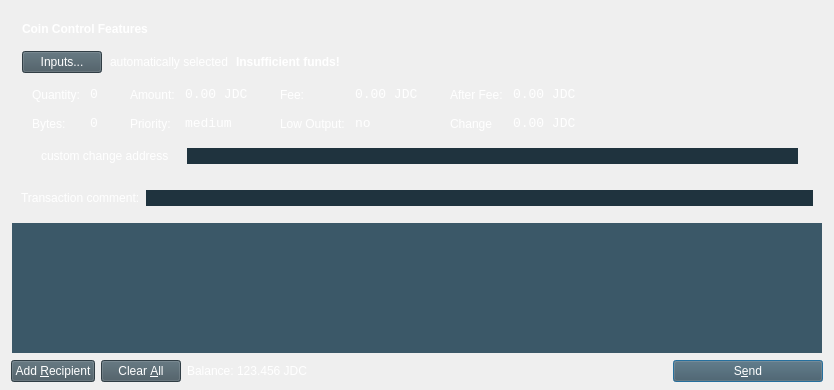
<?xml version="1.0" encoding="UTF-8"?>
<ui version="4.0">
 <class>SendCoinsDialog</class>
 <widget class="QDialog" name="SendCoinsDialog">
  <property name="geometry">
   <rect>
    <x>0</x>
    <y>0</y>
    <width>831</width>
    <height>390</height>
   </rect>
  </property>
  <property name="windowTitle">
   <string>Send Coins</string>
  </property>
  <property name="styleSheet">
   <string notr="true">
    SendCoinsDialog {background:transparent; color:white;}
    QPushButton {background-color:rgb(69, 87, 96); color:white;}
    QLabel {background-color:transparent; color:white;}
    QFrame {background-color:transparent; color:white;}
    QCheckBox {background-color:transparent; color:white;}
    QLineEdit {background-color:#1f333e; color:white; border: none;}
    QToolTip {background-color:#1f333e; color:white; border-style: none;}
   </string>
  </property>
  <layout class="QVBoxLayout" name="verticalLayout">
   <property name="bottomMargin">
    <number>8</number>
   </property>
   <item>
    <widget class="QFrame" name="frameCoinControl">
     <property name="sizePolicy">
      <sizepolicy hsizetype="Expanding" vsizetype="Expanding">
       <horstretch>0</horstretch>
       <verstretch>0</verstretch>
      </sizepolicy>
     </property>
     <property name="maximumSize">
      <size>
       <width>16777215</width>
       <height>16777215</height>
      </size>
     </property>
     <property name="frameShape">
      <enum>QFrame::StyledPanel</enum>
     </property>
     <property name="frameShadow">
      <enum>QFrame::Sunken</enum>
     </property>
     <layout class="QVBoxLayout" name="verticalLayoutCoinControl2">
      <property name="spacing">
       <number>6</number>
      </property>
      <property name="leftMargin">
       <number>0</number>
      </property>
      <property name="topMargin">
       <number>0</number>
      </property>
      <property name="rightMargin">
       <number>0</number>
      </property>
      <property name="bottomMargin">
       <number>6</number>
      </property>
      <item>
       <layout class="QVBoxLayout" name="verticalLayoutCoinControl" stretch="0,0,0,0,1">
        <property name="spacing">
         <number>0</number>
        </property>
        <property name="leftMargin">
         <number>10</number>
        </property>
        <property name="topMargin">
         <number>10</number>
        </property>
        <item>
         <layout class="QHBoxLayout" name="horizontalLayoutCoinControl1">
          <property name="bottomMargin">
           <number>15</number>
          </property>
          <item>
           <widget class="QLabel" name="labelCoinControlFeatures">
            <property name="sizePolicy">
             <sizepolicy hsizetype="Preferred" vsizetype="Maximum">
              <horstretch>0</horstretch>
              <verstretch>0</verstretch>
             </sizepolicy>
            </property>
            <property name="font">
             <font>
              <weight>75</weight>
              <bold>true</bold>
             </font>
            </property>
            <property name="text">
             <string>Coin Control Features</string>
            </property>
           </widget>
          </item>
         </layout>
        </item>
        <item>
         <layout class="QHBoxLayout" name="horizontalLayoutCoinControl2" stretch="0,0,0,0">
          <property name="spacing">
           <number>8</number>
          </property>
          <property name="bottomMargin">
           <number>10</number>
          </property>
          <item>
           <widget class="QPushButton" name="pushButtonCoinControl">
            <property name="text">
             <string>Inputs...</string>
            </property>
           </widget>
          </item>
          <item>
           <widget class="QLabel" name="labelCoinControlAutomaticallySelected">
            <property name="text">
             <string>automatically selected</string>
            </property>
            <property name="margin">
             <number>5</number>
            </property>
           </widget>
          </item>
          <item>
           <widget class="QLabel" name="labelCoinControlInsuffFunds">
            <property name="font">
             <font>
              <weight>75</weight>
              <bold>true</bold>
             </font>
            </property>
            <property name="text">
             <string>Insufficient funds!</string>
            </property>
            <property name="margin">
             <number>5</number>
            </property>
           </widget>
          </item>
          <item>
           <spacer name="horizontalSpacerCoinControl">
            <property name="orientation">
             <enum>Qt::Horizontal</enum>
            </property>
            <property name="sizeHint" stdset="0">
             <size>
              <width>40</width>
              <height>1</height>
             </size>
            </property>
           </spacer>
          </item>
         </layout>
        </item>
        <item>
         <widget class="QWidget" name="widgetCoinControl" native="true">
          <property name="sizePolicy">
           <sizepolicy hsizetype="Preferred" vsizetype="Preferred">
            <horstretch>0</horstretch>
            <verstretch>0</verstretch>
           </sizepolicy>
          </property>
          <property name="minimumSize">
           <size>
            <width>0</width>
            <height>0</height>
           </size>
          </property>
          <layout class="QHBoxLayout" name="horizontalLayoutCoinControl5">
           <property name="leftMargin">
            <number>0</number>
           </property>
           <property name="topMargin">
            <number>0</number>
           </property>
           <property name="rightMargin">
            <number>0</number>
           </property>
           <property name="bottomMargin">
            <number>0</number>
           </property>
           <item>
            <layout class="QHBoxLayout" name="horizontalLayoutCoinControl3" stretch="0,0,0,1">
             <property name="spacing">
              <number>20</number>
             </property>
             <property name="topMargin">
              <number>0</number>
             </property>
             <property name="bottomMargin">
              <number>10</number>
             </property>
             <item>
              <layout class="QFormLayout" name="formLayoutCoinControl1">
               <property name="horizontalSpacing">
                <number>10</number>
               </property>
               <property name="verticalSpacing">
                <number>14</number>
               </property>
               <property name="leftMargin">
                <number>10</number>
               </property>
               <property name="topMargin">
                <number>4</number>
               </property>
               <property name="rightMargin">
                <number>6</number>
               </property>
               <item row="0" column="0">
                <widget class="QLabel" name="labelCoinControlQuantityText">
                 <property name="text">
                  <string>Quantity:</string>
                 </property>
                 <property name="margin">
                  <number>0</number>
                 </property>
                </widget>
               </item>
               <item row="0" column="1">
                <widget class="QLabel" name="labelCoinControlQuantity">
                 <property name="font">
                  <font>
                   <family>Monospace</family>
                   <pointsize>10</pointsize>
                  </font>
                 </property>
                 <property name="cursor">
                  <cursorShape>IBeamCursor</cursorShape>
                 </property>
                 <property name="contextMenuPolicy">
                  <enum>Qt::ActionsContextMenu</enum>
                 </property>
                 <property name="text">
                  <string>0</string>
                 </property>
                 <property name="margin">
                  <number>0</number>
                 </property>
                 <property name="textInteractionFlags">
                  <set>Qt::LinksAccessibleByMouse|Qt::TextSelectableByKeyboard|Qt::TextSelectableByMouse</set>
                 </property>
                </widget>
               </item>
               <item row="1" column="0">
                <widget class="QLabel" name="labelCoinControlBytesText">
                 <property name="text">
                  <string>Bytes:</string>
                 </property>
                </widget>
               </item>
               <item row="1" column="1">
                <widget class="QLabel" name="labelCoinControlBytes">
                 <property name="font">
                  <font>
                   <family>Monospace</family>
                   <pointsize>10</pointsize>
                  </font>
                 </property>
                 <property name="cursor">
                  <cursorShape>IBeamCursor</cursorShape>
                 </property>
                 <property name="contextMenuPolicy">
                  <enum>Qt::ActionsContextMenu</enum>
                 </property>
                 <property name="text">
                  <string>0</string>
                 </property>
                 <property name="textInteractionFlags">
                  <set>Qt::LinksAccessibleByMouse|Qt::TextSelectableByKeyboard|Qt::TextSelectableByMouse</set>
                 </property>
                </widget>
               </item>
              </layout>
             </item>
             <item>
              <layout class="QFormLayout" name="formLayoutCoinControl2">
               <property name="horizontalSpacing">
                <number>10</number>
               </property>
               <property name="verticalSpacing">
                <number>14</number>
               </property>
               <property name="leftMargin">
                <number>6</number>
               </property>
               <property name="topMargin">
                <number>4</number>
               </property>
               <property name="rightMargin">
                <number>6</number>
               </property>
               <item row="0" column="0">
                <widget class="QLabel" name="labelCoinControlAmountText">
                 <property name="text">
                  <string>Amount:</string>
                 </property>
                 <property name="margin">
                  <number>0</number>
                 </property>
                </widget>
               </item>
               <item row="0" column="1">
                <widget class="QLabel" name="labelCoinControlAmount">
                 <property name="font">
                  <font>
                   <family>Monospace</family>
                   <pointsize>10</pointsize>
                  </font>
                 </property>
                 <property name="cursor">
                  <cursorShape>IBeamCursor</cursorShape>
                 </property>
                 <property name="contextMenuPolicy">
                  <enum>Qt::ActionsContextMenu</enum>
                 </property>
                 <property name="text">
                  <string>0.00 JDC</string>
                 </property>
                 <property name="textInteractionFlags">
                  <set>Qt::LinksAccessibleByMouse|Qt::TextSelectableByKeyboard|Qt::TextSelectableByMouse</set>
                 </property>
                </widget>
               </item>
               <item row="1" column="0">
                <widget class="QLabel" name="labelCoinControlPriorityText">
                 <property name="text">
                  <string>Priority:</string>
                 </property>
                </widget>
               </item>
               <item row="1" column="1">
                <widget class="QLabel" name="labelCoinControlPriority">
                 <property name="font">
                  <font>
                   <family>Monospace</family>
                   <pointsize>10</pointsize>
                  </font>
                 </property>
                 <property name="cursor">
                  <cursorShape>IBeamCursor</cursorShape>
                 </property>
                 <property name="contextMenuPolicy">
                  <enum>Qt::ActionsContextMenu</enum>
                 </property>
                 <property name="text">
                  <string>medium</string>
                 </property>
                 <property name="textInteractionFlags">
                  <set>Qt::LinksAccessibleByMouse|Qt::TextSelectableByKeyboard|Qt::TextSelectableByMouse</set>
                 </property>
                </widget>
               </item>
              </layout>
             </item>
             <item>
              <layout class="QFormLayout" name="formLayoutCoinControl3">
               <property name="horizontalSpacing">
                <number>10</number>
               </property>
               <property name="verticalSpacing">
                <number>14</number>
               </property>
               <property name="leftMargin">
                <number>6</number>
               </property>
               <property name="topMargin">
                <number>4</number>
               </property>
               <property name="rightMargin">
                <number>6</number>
               </property>
               <item row="0" column="0">
                <widget class="QLabel" name="labelCoinControlFeeText">
                 <property name="text">
                  <string>Fee:</string>
                 </property>
                 <property name="margin">
                  <number>0</number>
                 </property>
                </widget>
               </item>
               <item row="0" column="1">
                <widget class="QLabel" name="labelCoinControlFee">
                 <property name="font">
                  <font>
                   <family>Monospace</family>
                   <pointsize>10</pointsize>
                  </font>
                 </property>
                 <property name="cursor">
                  <cursorShape>IBeamCursor</cursorShape>
                 </property>
                 <property name="contextMenuPolicy">
                  <enum>Qt::ActionsContextMenu</enum>
                 </property>
                 <property name="text">
                  <string>0.00 JDC</string>
                 </property>
                 <property name="textInteractionFlags">
                  <set>Qt::LinksAccessibleByMouse|Qt::TextSelectableByKeyboard|Qt::TextSelectableByMouse</set>
                 </property>
                </widget>
               </item>
               <item row="1" column="0">
                <widget class="QLabel" name="labelCoinControlLowOutputText">
                 <property name="text">
                  <string>Low Output:</string>
                 </property>
                </widget>
               </item>
               <item row="1" column="1">
                <widget class="QLabel" name="labelCoinControlLowOutput">
                 <property name="font">
                  <font>
                   <family>Monospace</family>
                   <pointsize>10</pointsize>
                  </font>
                 </property>
                 <property name="cursor">
                  <cursorShape>IBeamCursor</cursorShape>
                 </property>
                 <property name="contextMenuPolicy">
                  <enum>Qt::ActionsContextMenu</enum>
                 </property>
                 <property name="text">
                  <string>no</string>
                 </property>
                 <property name="textInteractionFlags">
                  <set>Qt::LinksAccessibleByMouse|Qt::TextSelectableByKeyboard|Qt::TextSelectableByMouse</set>
                 </property>
                </widget>
               </item>
              </layout>
             </item>
             <item>
              <layout class="QFormLayout" name="formLayoutCoinControl4">
               <property name="horizontalSpacing">
                <number>10</number>
               </property>
               <property name="verticalSpacing">
                <number>14</number>
               </property>
               <property name="leftMargin">
                <number>6</number>
               </property>
               <property name="topMargin">
                <number>4</number>
               </property>
               <property name="rightMargin">
                <number>6</number>
               </property>
               <item row="0" column="0">
                <widget class="QLabel" name="labelCoinControlAfterFeeText">
                 <property name="text">
                  <string>After Fee:</string>
                 </property>
                 <property name="margin">
                  <number>0</number>
                 </property>
                </widget>
               </item>
               <item row="0" column="1">
                <widget class="QLabel" name="labelCoinControlAfterFee">
                 <property name="font">
                  <font>
                   <family>Monospace</family>
                   <pointsize>10</pointsize>
                  </font>
                 </property>
                 <property name="cursor">
                  <cursorShape>IBeamCursor</cursorShape>
                 </property>
                 <property name="contextMenuPolicy">
                  <enum>Qt::ActionsContextMenu</enum>
                 </property>
                 <property name="text">
                  <string>0.00 JDC</string>
                 </property>
                 <property name="textInteractionFlags">
                  <set>Qt::LinksAccessibleByMouse|Qt::TextSelectableByKeyboard|Qt::TextSelectableByMouse</set>
                 </property>
                </widget>
               </item>
               <item row="1" column="0">
                <widget class="QLabel" name="labelCoinControlChangeText">
                 <property name="text">
                  <string>Change</string>
                 </property>
                </widget>
               </item>
               <item row="1" column="1">
                <widget class="QLabel" name="labelCoinControlChange">
                 <property name="font">
                  <font>
                   <family>Monospace</family>
                   <pointsize>10</pointsize>
                  </font>
                 </property>
                 <property name="cursor">
                  <cursorShape>IBeamCursor</cursorShape>
                 </property>
                 <property name="contextMenuPolicy">
                  <enum>Qt::ActionsContextMenu</enum>
                 </property>
                 <property name="text">
                  <string>0.00 JDC</string>
                 </property>
                 <property name="textInteractionFlags">
                  <set>Qt::LinksAccessibleByMouse|Qt::TextSelectableByKeyboard|Qt::TextSelectableByMouse</set>
                 </property>
                </widget>
               </item>
              </layout>
             </item>
            </layout>
           </item>
          </layout>
         </widget>
        </item>
        <item>
         <layout class="QHBoxLayout" name="horizontalLayoutCoinControl4" stretch="0,0,0">
          <property name="spacing">
           <number>12</number>
          </property>
          <property name="sizeConstraint">
           <enum>QLayout::SetDefaultConstraint</enum>
          </property>
          <property name="topMargin">
           <number>5</number>
          </property>
          <property name="rightMargin">
           <number>5</number>
          </property>
          <item>
           <widget class="QCheckBox" name="checkBoxCoinControlChange">
            <property name="text">
             <string>custom change address</string>
            </property>
           </widget>
          </item>
          <item>
           <widget class="QLineEdit" name="lineEditCoinControlChange">
            <property name="enabled">
             <bool>false</bool>
            </property>
            <property name="sizePolicy">
             <sizepolicy hsizetype="Expanding" vsizetype="Fixed">
              <horstretch>0</horstretch>
              <verstretch>0</verstretch>
             </sizepolicy>
            </property>
           </widget>
          </item>
          <item>
           <widget class="QLabel" name="labelCoinControlChangeLabel">
            <property name="sizePolicy">
             <sizepolicy hsizetype="Preferred" vsizetype="Expanding">
              <horstretch>0</horstretch>
              <verstretch>0</verstretch>
             </sizepolicy>
            </property>
            <property name="minimumSize">
             <size>
              <width>0</width>
              <height>0</height>
             </size>
            </property>
            <property name="text">
             <string/>
            </property>
            <property name="margin">
             <number>3</number>
            </property>
           </widget>
          </item>
         </layout>
        </item>
        <item>
         <spacer name="verticalSpacerCoinControl">
          <property name="orientation">
           <enum>Qt::Vertical</enum>
          </property>
          <property name="sizeHint" stdset="0">
           <size>
            <width>800</width>
            <height>1</height>
           </size>
          </property>
         </spacer>
        </item>
       </layout>
      </item>
     </layout>
    </widget>
   </item>
   <item>
    <widget class="QFrame" name="horizontalFrame">
     <property name="frameShape">
      <enum>QFrame::StyledPanel</enum>
     </property>
     <property name="frameShadow">
      <enum>QFrame::Sunken</enum>
     </property>
     <layout class="QHBoxLayout" name="horizontalLayout_3">
      <item>
       <widget class="QLabel" name="label_2">
        <property name="text">
         <string>Transaction comment:</string>
        </property>
       </widget>
      </item>
      <item>
       <widget class="QLineEdit" name="editTxComment">
       </widget>
      </item>
     </layout>
    </widget>
   </item>
   <item>
    <widget class="QScrollArea" name="scrollArea">
     <property name="widgetResizable">
      <bool>true</bool>
     </property>
     <widget class="QWidget" name="scrollAreaWidgetContents">
      <property name="geometry">
       <rect>
        <x>0</x>
        <y>0</y>
        <width>666</width>
        <height>136</height>
       </rect>
      </property>
      <property name="styleSheet">
       <string notr="true">background-color:rgb(59, 88, 104);</string>
      </property>
      <layout class="QVBoxLayout" name="verticalLayout_2">
       <property name="leftMargin">
        <number>0</number>
       </property>
       <property name="topMargin">
        <number>0</number>
       </property>
       <property name="rightMargin">
        <number>0</number>
       </property>
       <property name="bottomMargin">
        <number>0</number>
       </property>
       <item>
        <layout class="QVBoxLayout" name="entries">
         <property name="spacing">
          <number>6</number>
         </property>
        </layout>
       </item>
       <item>
        <spacer name="verticalSpacer">
         <property name="orientation">
          <enum>Qt::Vertical</enum>
         </property>
         <property name="sizeHint" stdset="0">
          <size>
           <width>20</width>
           <height>40</height>
          </size>
         </property>
        </spacer>
       </item>
      </layout>
     </widget>
    </widget>
   </item>
   <item>
    <layout class="QHBoxLayout" name="horizontalLayout">
     <item>
      <widget class="QPushButton" name="addButton">
       <property name="toolTip">
        <string>Send to multiple recipients at once</string>
       </property>
       <property name="text">
        <string>Add &amp;Recipient</string>
       </property>
       <property name="icon">
        <iconset resource="../bitcoin.qrc">
         <normaloff>:/icons/add</normaloff>:/icons/add</iconset>
       </property>
       <property name="autoDefault">
        <bool>false</bool>
       </property>
       <property name="flat">
        <bool>false</bool>
       </property>
      </widget>
     </item>
     <item>
      <widget class="QPushButton" name="clearButton">
       <property name="sizePolicy">
        <sizepolicy hsizetype="Minimum" vsizetype="Fixed">
         <horstretch>0</horstretch>
         <verstretch>0</verstretch>
        </sizepolicy>
       </property>
       <property name="toolTip">
        <string>Remove all transaction fields</string>
       </property>
       <property name="text">
        <string>Clear &amp;All</string>
       </property>
       <property name="icon">
        <iconset resource="../bitcoin.qrc">
         <normaloff>:/icons/remove</normaloff>:/icons/remove</iconset>
       </property>
       <property name="autoRepeatDelay">
        <number>300</number>
       </property>
       <property name="autoDefault">
        <bool>false</bool>
       </property>
      </widget>
     </item>
     <item>
      <layout class="QHBoxLayout" name="horizontalLayout_2">
       <property name="spacing">
        <number>3</number>
       </property>
       <item>
        <widget class="QLabel" name="label">
         <property name="sizePolicy">
          <sizepolicy hsizetype="Preferred" vsizetype="Fixed">
           <horstretch>0</horstretch>
           <verstretch>0</verstretch>
          </sizepolicy>
         </property>
         <property name="text">
          <string>Balance:</string>
         </property>
        </widget>
       </item>
       <item>
        <widget class="QLabel" name="labelBalance">
         <property name="sizePolicy">
          <sizepolicy hsizetype="Preferred" vsizetype="Fixed">
           <horstretch>0</horstretch>
           <verstretch>0</verstretch>
          </sizepolicy>
         </property>
         <property name="cursor">
          <cursorShape>IBeamCursor</cursorShape>
         </property>
         <property name="text">
          <string>123.456 JDC</string>
         </property>
         <property name="textInteractionFlags">
          <set>Qt::LinksAccessibleByMouse|Qt::TextSelectableByKeyboard|Qt::TextSelectableByMouse</set>
         </property>
        </widget>
       </item>
      </layout>
     </item>
     <item>
      <spacer name="horizontalSpacer">
       <property name="orientation">
        <enum>Qt::Horizontal</enum>
       </property>
       <property name="sizeHint" stdset="0">
        <size>
         <width>40</width>
         <height>20</height>
        </size>
       </property>
      </spacer>
     </item>
     <item>
      <widget class="QPushButton" name="sendButton">
       <property name="minimumSize">
        <size>
         <width>150</width>
         <height>0</height>
        </size>
       </property>
       <property name="toolTip">
        <string>Confirm the send action</string>
       </property>
       <property name="text">
        <string>S&amp;end</string>
       </property>
       <property name="icon">
        <iconset resource="../bitcoin.qrc">
         <normaloff>:/icons/send</normaloff>:/icons/send</iconset>
       </property>
       <property name="default">
        <bool>true</bool>
       </property>
      </widget>
     </item>
    </layout>
   </item>
  </layout>
 </widget>
 <resources>
  <include location="../bitcoin.qrc"/>
 </resources>
 <connections/>
</ui>
